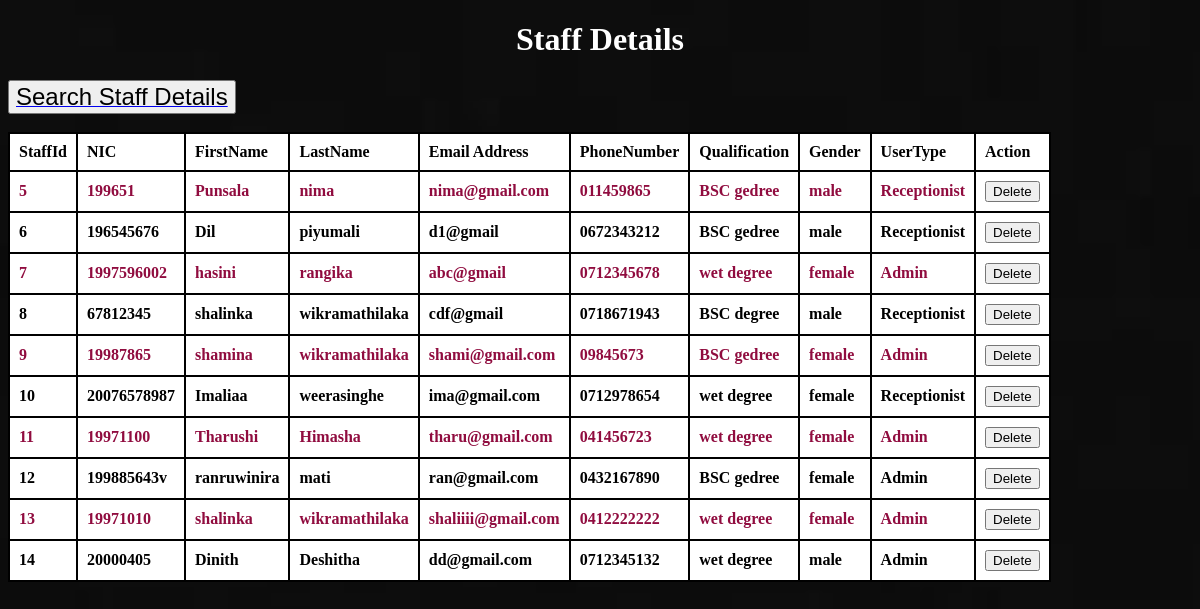
Before: /Hasini/Admin/StaffRegSelect.php with the older database file.
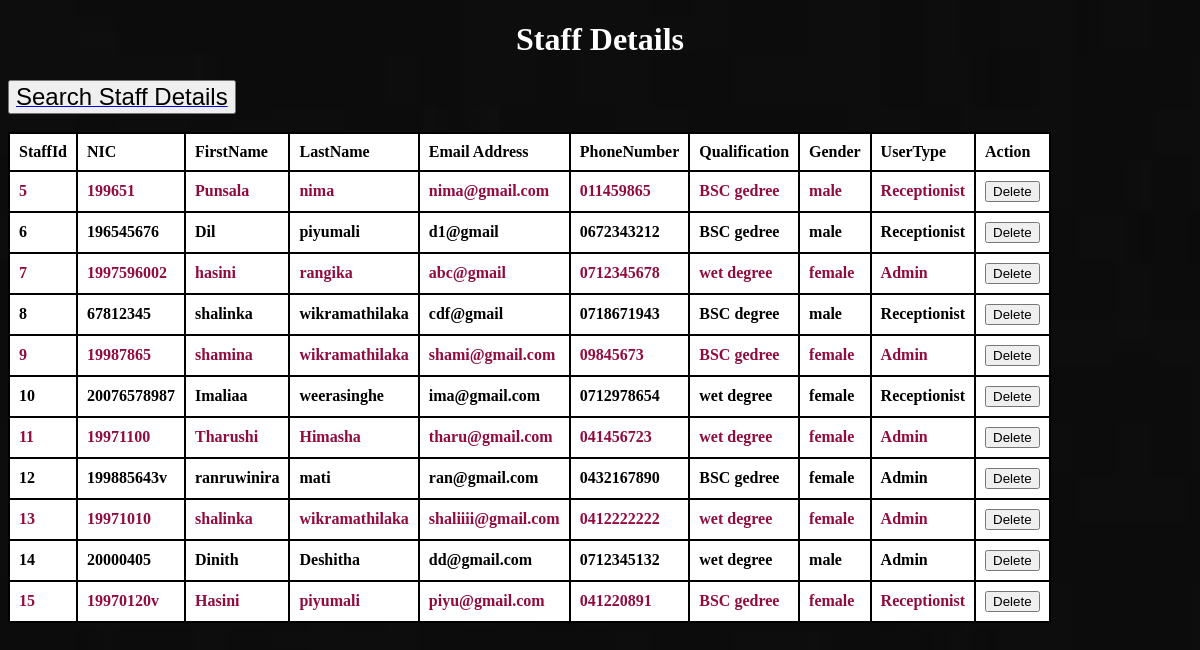
After: the same page with the newer database file.
### tables this page shows
CREATE TABLE `staffdetails` (
  `StaffId` int(11) NOT NULL,
  `NIC` varchar(20) NOT NULL,
  `FirstName` varchar(50) NOT NULL,
  `LastName` varchar(50) NOT NULL,
  `EmailAddress` varchar(50) NOT NULL,
  `PhoneNumber` varchar(20) NOT NULL,
  `Qualification` varchar(200) NOT NULL,
  `Gender` varchar(10) NOT NULL,
  `UserType` varchar(20) NOT NULL
);

### Hasini/Admin/StaffRegSelect.php (the view, shortened to what this page needs)
<!DOCTYPE html>
<html>
<head>
<link rel = "stylesheet" type="text/css" href = "styles/table2XYZ.css">
</head>
<body>
		<center><h1><font color="white"><b>Staff Details</center></b><font/></h1>
		<div class="sidenav">
<button class="button" style ="float:center"><a href="FilterStaffReg.php"><font size="5em",font color="black">Search Staff Details</font></a></button>
</div>
<br>
</body>
</html>
<?php
	require_once('config.php');
$sql = "SELECT StaffId, NIC,FirstName,LastName,EmailAddress,PhoneNumber,Qualification,Gender,UserType FROM staffdetails";
$result = $conn->query($sql);
if ($result->num_rows > 0) {
	echo "<table border='1'>
	<th>StaffId</th>
	<th>NIC</th>
	<th>FirstName</th>
	<th>LastName</th>
	<th>Email Address</th>
	<th>PhoneNumber</th>
	<th>Qualification</th>
	<th>Gender</th>
	<th>UserType</th>
	<th>Action</th></tr>";
    while($row = $result->fetch_assoc()) {
		echo "<tr>";
		echo "<td>" . $row['StaffId'] . "</td>";
		echo "<td>" . $row['NIC'] . "</td>";
		echo "<td>" . $row['FirstName'] . "</td>";
		echo "<td>" . $row['LastName'] . "</td>";
		echo "<td>" . $row['EmailAddress'] . "</td>";
		echo "<td>" . $row['PhoneNumber'] . "</td>";
		echo "<td>" . $row['Qualification'] . "</td>";
		echo "<td>" . $row['Gender'] . "</td>";
		echo "<td>" . $row['UserType'] . "</td>";
		echo "<td><input type=\"button\" value=\"Delete\" name=\"delete\" onclick=\"location.href = 'Delete1.php?id=" . $row['StaffId'] . "';\"></td>";
		echo "</tr>";
  }
    echo "</table>";
} else {
    echo "0 results";
}
?>

### Hasini/Admin/styles/table2XYZ.css (style rules this page uses)
table, th, td { border: 2px solid black; border-collapse: collapse; }
th, td { padding: 9px; }
th { text-align: left; }
table tr:nth-child(even) { background-color:#ffffff; color: #900C3F; font-family:Lucida Sans Unicode; font-size:1em; }
table tr:nth-child(odd) { background-color:#ffffff; color: black; font-family:Lucida Sans Unicode; font-size:1em; }
table th { color: black; font-size:1em; background-color: white; font-family:Time New Roman; }
table tr { font-size:1em; font-weight:bold; }

### Hasini/Admin/StaffRegSelect.php (style rules this page uses)
body { background:url(images/images11.jpg); background-size:120% 175%; background-repeat:no-repeat; }

Changed rows visible on the page:
added staffdetails: StaffId "15", NIC "19970120v", FirstName "Hasini", LastName "piyumali", EmailAddress "piyu@gmail.com", PhoneNumber "041220891", Qualification "BSC gedree", Gender "female", UserType "Receptionist"
